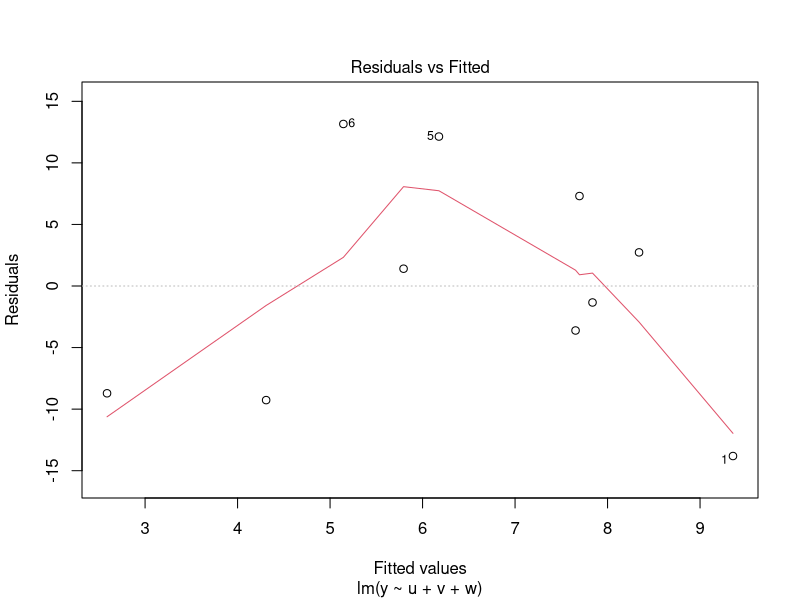
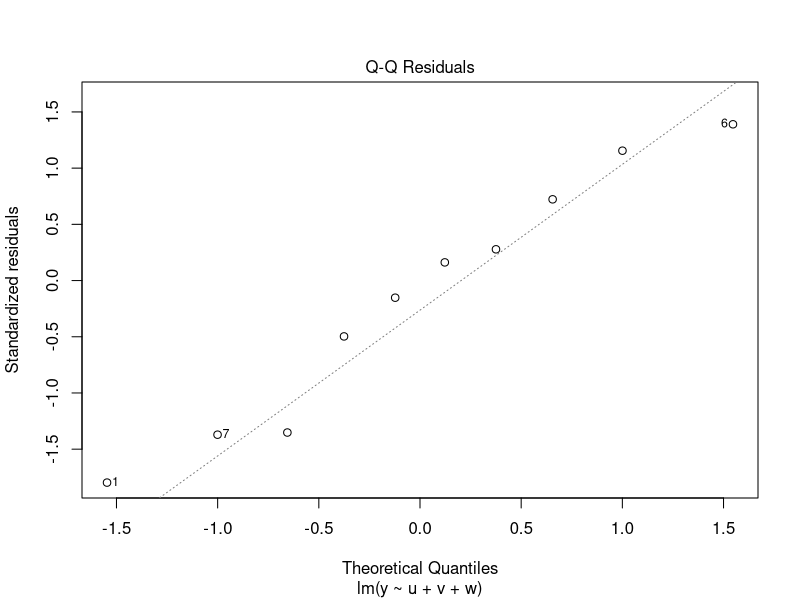
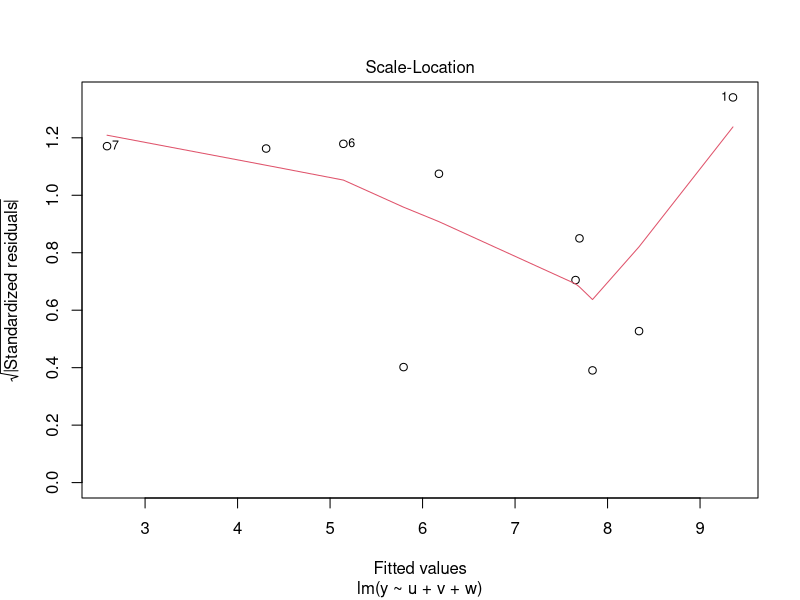
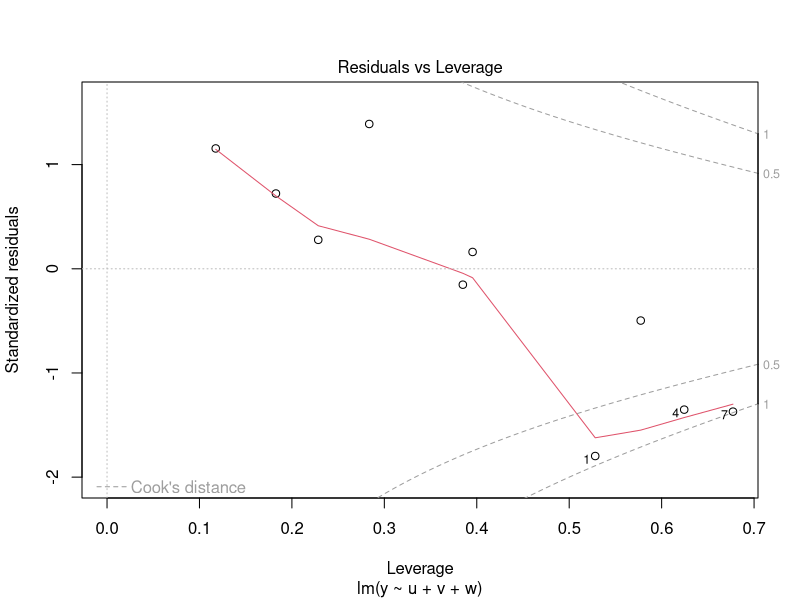
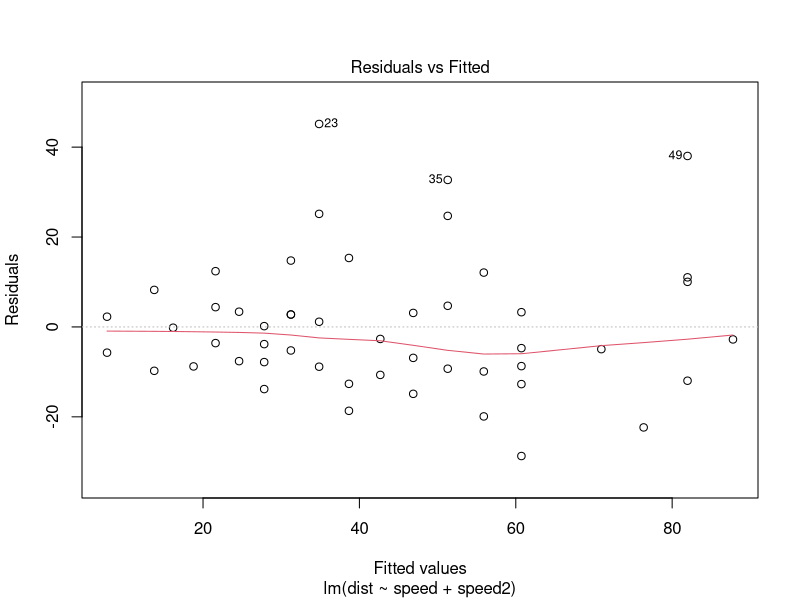
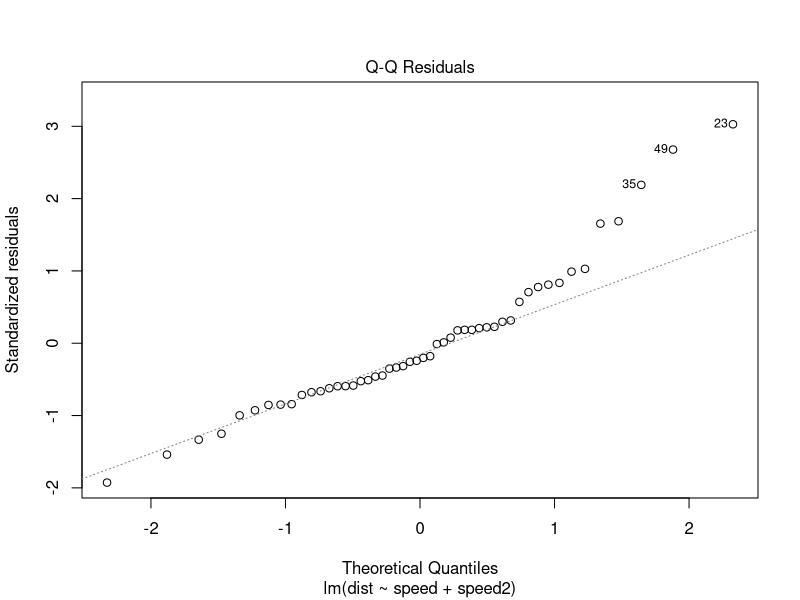
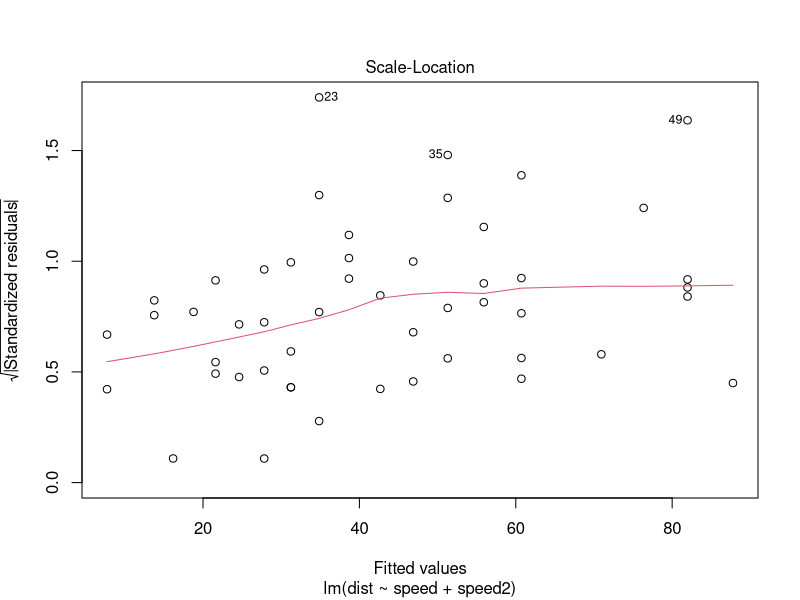
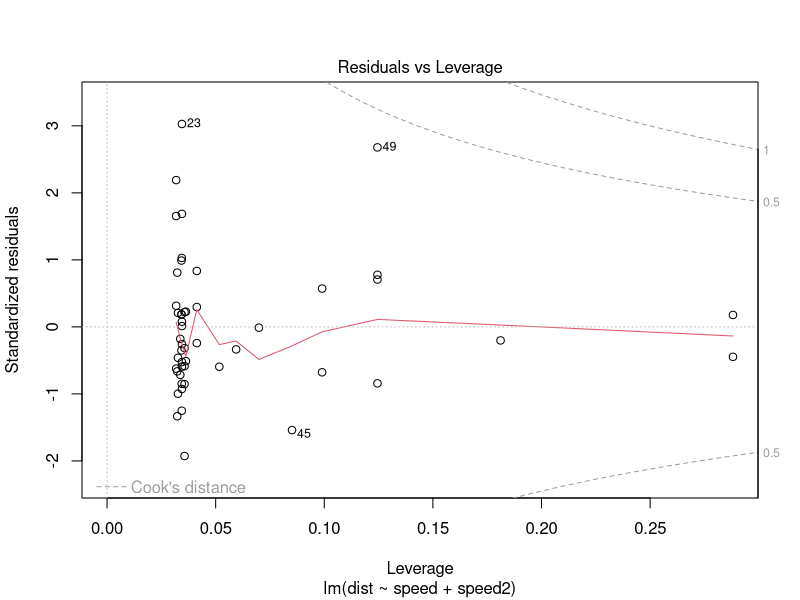

The R script that drew these images, in order:
rm(list=ls())

# 단순 선형 회귀
set.seed(2)
x = runif(10, 0, 11)
y = runif(10, 11, 20)

df = data.frame(x,y)
print(df)

model = lm(y~x, data=df)
print(model)

# 다중 선형 회귀
rm(list=ls())

set.seed(2)
y = runif(10, -10, 20)
u = runif(10, 0, 11)
v = runif(10, 11, 20)
w = runif(10, 21, 30)

df = data.frame(y, u, v, w)
print(df)

model = lm(y ~ u + v + w)
print(model)
summary(model)
plot(model)

# cars 데이터 셋에 대해서 실습
data(cars)
str(cars)
speed2 = cars$speed^2
cars = cbind(cars, speed2)
model_cars = lm(dist ~ speed + speed2, data=cars)
summary(model_cars)
plot(model_cars)

# 최적회귀방정식 선택: 전진 및 후진 선택법
rm(list=ls())

X1 = c(7, 1, 11, 11, 7, 11, 3, 1, 2, 21, 1, 11, 10)
X2 = c(26, 29, 56, 31, 52, 55, 71, 31, 54, 47, 40, 66, 68)
X3 = c(6, 15, 8, 8, 6, 9, 17, 22, 18, 4, 23, 9, 8)
X4 = c(60, 52, 20, 47, 33, 22, 6, 44, 22, 26, 34, 12, 12)
Y = c(78.5, 74.3, 104.3, 87.6, 95.9, 109.2, 102.7, 72.5, 93.1, 
      115.9, 83.8, 113.3, 109.4)
df = data.frame(X1, X2, X3, X4, Y)

step(lm(Y ~ 1, df), scope=list(lower=~1, upper=~X1+X2+X3+X4), direction="forward")
step(lm(Y ~ X1+X2+X3+X4, df), direction="backward", trace=FALSE)
step(lm(Y ~ X1+X2+X3+X4, df), scope=list(lower=~1, upper=~X1+X2+X3+X4), direction="both")
